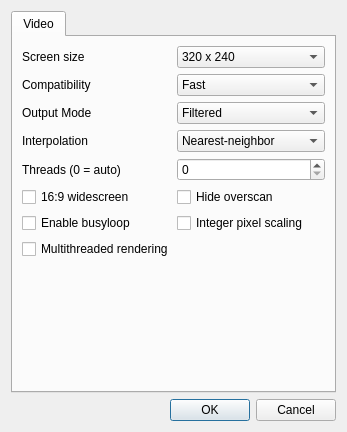
<?xml version="1.0" encoding="UTF-8"?>
<ui version="4.0">
 <class>MainDialog</class>
 <widget class="QDialog" name="MainDialog">
  <property name="geometry">
   <rect>
    <x>0</x>
    <y>0</y>
    <width>347</width>
    <height>432</height>
   </rect>
  </property>
  <property name="windowTitle">
   <string>Angrylion-Plus</string>
  </property>
  <layout class="QVBoxLayout" name="verticalLayout_2">
   <item>
    <layout class="QHBoxLayout" name="horizontalLayout">
     <item>
      <widget class="QTabWidget" name="tabWidget">
       <widget class="QWidget" name="tab">
        <attribute name="title">
         <string>Video</string>
        </attribute>
        <layout class="QVBoxLayout" name="verticalLayout">
         <item>
          <layout class="QHBoxLayout" name="horizontalLayout_2">
           <item>
            <widget class="QLabel" name="label">
             <property name="text">
              <string>Screen size</string>
             </property>
            </widget>
           </item>
           <item>
            <widget class="QComboBox" name="screenSizeComboBox">
             <item>
              <property name="text">
               <string>320 x 240</string>
              </property>
             </item>
             <item>
              <property name="text">
               <string>400 x 300</string>
              </property>
             </item>
             <item>
              <property name="text">
               <string>480 x 360</string>
              </property>
             </item>
             <item>
              <property name="text">
               <string>640 x 480</string>
              </property>
             </item>
             <item>
              <property name="text">
               <string>800 x 600</string>
              </property>
             </item>
             <item>
              <property name="text">
               <string>960 x 720</string>
              </property>
             </item>
             <item>
              <property name="text">
               <string>1024 x 768</string>
              </property>
             </item>
             <item>
              <property name="text">
               <string>1152 x 864</string>
              </property>
             </item>
             <item>
              <property name="text">
               <string>1280 x 960</string>
              </property>
             </item>
             <item>
              <property name="text">
               <string>1280 x 1024</string>
              </property>
             </item>
             <item>
              <property name="text">
               <string>1440 x 1080</string>
              </property>
             </item>
             <item>
              <property name="text">
               <string>1600 x 1024</string>
              </property>
             </item>
             <item>
              <property name="text">
               <string>1600 x 1200</string>
              </property>
             </item>
            </widget>
           </item>
          </layout>
         </item>
         <item>
          <layout class="QHBoxLayout" name="horizontalLayout_3">
           <item>
            <widget class="QLabel" name="label_2">
             <property name="text">
              <string>Compatibility</string>
             </property>
            </widget>
           </item>
           <item>
            <widget class="QComboBox" name="dpCompatComboBox">
             <item>
              <property name="text">
               <string>Fast</string>
              </property>
             </item>
             <item>
              <property name="text">
               <string>Moderate</string>
              </property>
             </item>
             <item>
              <property name="text">
               <string>Slow</string>
              </property>
             </item>
            </widget>
           </item>
          </layout>
         </item>
         <item>
          <layout class="QHBoxLayout" name="horizontalLayout_4">
           <item>
            <widget class="QLabel" name="label_3">
             <property name="text">
              <string>Output Mode</string>
             </property>
            </widget>
           </item>
           <item>
            <widget class="QComboBox" name="viModeComboBox">
             <item>
              <property name="text">
               <string>Filtered</string>
              </property>
             </item>
             <item>
              <property name="text">
               <string>Unfiltered</string>
              </property>
             </item>
             <item>
              <property name="text">
               <string>Depth</string>
              </property>
             </item>
             <item>
              <property name="text">
               <string>Coverage</string>
              </property>
             </item>
            </widget>
           </item>
          </layout>
         </item>
         <item>
          <layout class="QHBoxLayout" name="horizontalLayout_5">
           <item>
            <widget class="QLabel" name="label_4">
             <property name="text">
              <string>Interpolation</string>
             </property>
            </widget>
           </item>
           <item>
            <widget class="QComboBox" name="viInterpolationComboBox">
             <item>
              <property name="text">
               <string>Nearest-neighbor</string>
              </property>
             </item>
             <item>
              <property name="text">
               <string>Bilinear</string>
              </property>
             </item>
             <item>
              <property name="text">
               <string>Hybrid</string>
              </property>
             </item>
            </widget>
           </item>
          </layout>
         </item>
         <item>
          <layout class="QHBoxLayout" name="horizontalLayout_8">
           <property name="leftMargin">
            <number>0</number>
           </property>
           <property name="topMargin">
            <number>0</number>
           </property>
           <property name="bottomMargin">
            <number>0</number>
           </property>
           <item>
            <widget class="QLabel" name="label_5">
             <property name="text">
              <string>Threads (0 = auto)</string>
             </property>
            </widget>
           </item>
           <item>
            <widget class="QSpinBox" name="numWorkersSpinBox"/>
           </item>
          </layout>
         </item>
         <item>
          <layout class="QHBoxLayout" name="horizontalLayout_11">
           <property name="bottomMargin">
            <number>0</number>
           </property>
           <item>
            <layout class="QVBoxLayout" name="verticalLayout_7">
             <property name="bottomMargin">
              <number>0</number>
             </property>
             <item>
              <widget class="QCheckBox" name="viWidescreenCheckBox">
               <property name="text">
                <string>16:9 widescreen</string>
               </property>
              </widget>
             </item>
             <item>
              <widget class="QCheckBox" name="busyLoopCheckBox">
               <property name="text">
                <string>Enable busyloop</string>
               </property>
              </widget>
             </item>
            </layout>
           </item>
           <item>
            <layout class="QVBoxLayout" name="verticalLayout_6">
             <property name="bottomMargin">
              <number>0</number>
             </property>
             <item>
              <widget class="QCheckBox" name="viHideOverscanCheckBox">
               <property name="text">
                <string>Hide overscan</string>
               </property>
              </widget>
             </item>
             <item>
              <widget class="QCheckBox" name="viIntegerScalingCheckBox">
               <property name="text">
                <string>Integer pixel scaling</string>
               </property>
              </widget>
             </item>
            </layout>
           </item>
          </layout>
         </item>
         <item>
          <layout class="QVBoxLayout" name="verticalLayout_3">
           <property name="bottomMargin">
            <number>0</number>
           </property>
           <item>
            <widget class="QCheckBox" name="parallelCheckBox">
             <property name="text">
              <string>Multithreaded rendering</string>
             </property>
            </widget>
           </item>
          </layout>
         </item>
         <item>
          <spacer name="verticalSpacer">
           <property name="orientation">
            <enum>Qt::Vertical</enum>
           </property>
           <property name="sizeHint" stdset="0">
            <size>
             <width>20</width>
             <height>40</height>
            </size>
           </property>
          </spacer>
         </item>
        </layout>
       </widget>
      </widget>
     </item>
    </layout>
   </item>
   <item>
    <widget class="QDialogButtonBox" name="buttonBox">
     <property name="orientation">
      <enum>Qt::Horizontal</enum>
     </property>
     <property name="standardButtons">
      <set>QDialogButtonBox::Cancel|QDialogButtonBox::Ok</set>
     </property>
    </widget>
   </item>
  </layout>
 </widget>
 <resources/>
 <connections>
  <connection>
   <sender>buttonBox</sender>
   <signal>accepted()</signal>
   <receiver>MainDialog</receiver>
   <slot>accept()</slot>
   <hints>
    <hint type="sourcelabel">
     <x>248</x>
     <y>254</y>
    </hint>
    <hint type="destinationlabel">
     <x>157</x>
     <y>274</y>
    </hint>
   </hints>
  </connection>
  <connection>
   <sender>buttonBox</sender>
   <signal>rejected()</signal>
   <receiver>MainDialog</receiver>
   <slot>reject()</slot>
   <hints>
    <hint type="sourcelabel">
     <x>316</x>
     <y>260</y>
    </hint>
    <hint type="destinationlabel">
     <x>286</x>
     <y>274</y>
    </hint>
   </hints>
  </connection>
 </connections>
</ui>
